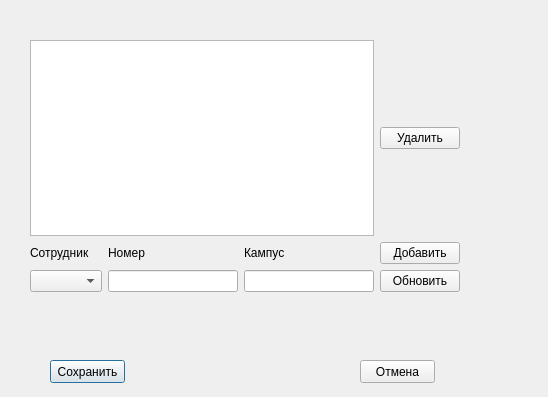
<?xml version="1.0" encoding="UTF-8"?>
<ui version="4.0">
 <class>EditAud</class>
 <widget class="QDialog" name="EditAud">
  <property name="geometry">
   <rect>
    <x>0</x>
    <y>0</y>
    <width>548</width>
    <height>397</height>
   </rect>
  </property>
  <property name="windowTitle">
   <string>Dialog</string>
  </property>
  <widget class="QPushButton" name="pushButton">
   <property name="geometry">
    <rect>
     <x>50</x>
     <y>360</y>
     <width>75</width>
     <height>23</height>
    </rect>
   </property>
   <property name="text">
    <string>Сохранить</string>
   </property>
  </widget>
  <widget class="QPushButton" name="pushButton_2">
   <property name="geometry">
    <rect>
     <x>360</x>
     <y>360</y>
     <width>75</width>
     <height>23</height>
    </rect>
   </property>
   <property name="text">
    <string>Отмена</string>
   </property>
  </widget>
  <widget class="QWidget" name="">
   <property name="geometry">
    <rect>
     <x>30</x>
     <y>40</y>
     <width>430</width>
     <height>252</height>
    </rect>
   </property>
   <layout class="QGridLayout" name="gridLayout">
    <item row="0" column="0" colspan="3">
     <widget class="QTableView" name="tableView"/>
    </item>
    <item row="1" column="0">
     <widget class="QLabel" name="label">
      <property name="text">
       <string>Сотрудник</string>
      </property>
     </widget>
    </item>
    <item row="1" column="1">
     <widget class="QLabel" name="label_2">
      <property name="text">
       <string>Номер</string>
      </property>
     </widget>
    </item>
    <item row="1" column="2">
     <widget class="QLabel" name="label_3">
      <property name="text">
       <string>Кампус</string>
      </property>
     </widget>
    </item>
    <item row="1" column="3">
     <widget class="QPushButton" name="pushButton_5">
      <property name="text">
       <string>Добавить</string>
      </property>
     </widget>
    </item>
    <item row="2" column="0">
     <widget class="QComboBox" name="comboBox"/>
    </item>
    <item row="2" column="1">
     <widget class="QLineEdit" name="lineEdit_3"/>
    </item>
    <item row="2" column="2">
     <widget class="QLineEdit" name="lineEdit_2"/>
    </item>
    <item row="2" column="3">
     <widget class="QPushButton" name="pushButton_3">
      <property name="text">
       <string>Обновить</string>
      </property>
     </widget>
    </item>
    <item row="0" column="3">
     <widget class="QPushButton" name="pushButton_4">
      <property name="text">
       <string>Удалить</string>
      </property>
     </widget>
    </item>
   </layout>
  </widget>
 </widget>
 <resources/>
 <connections/>
</ui>
